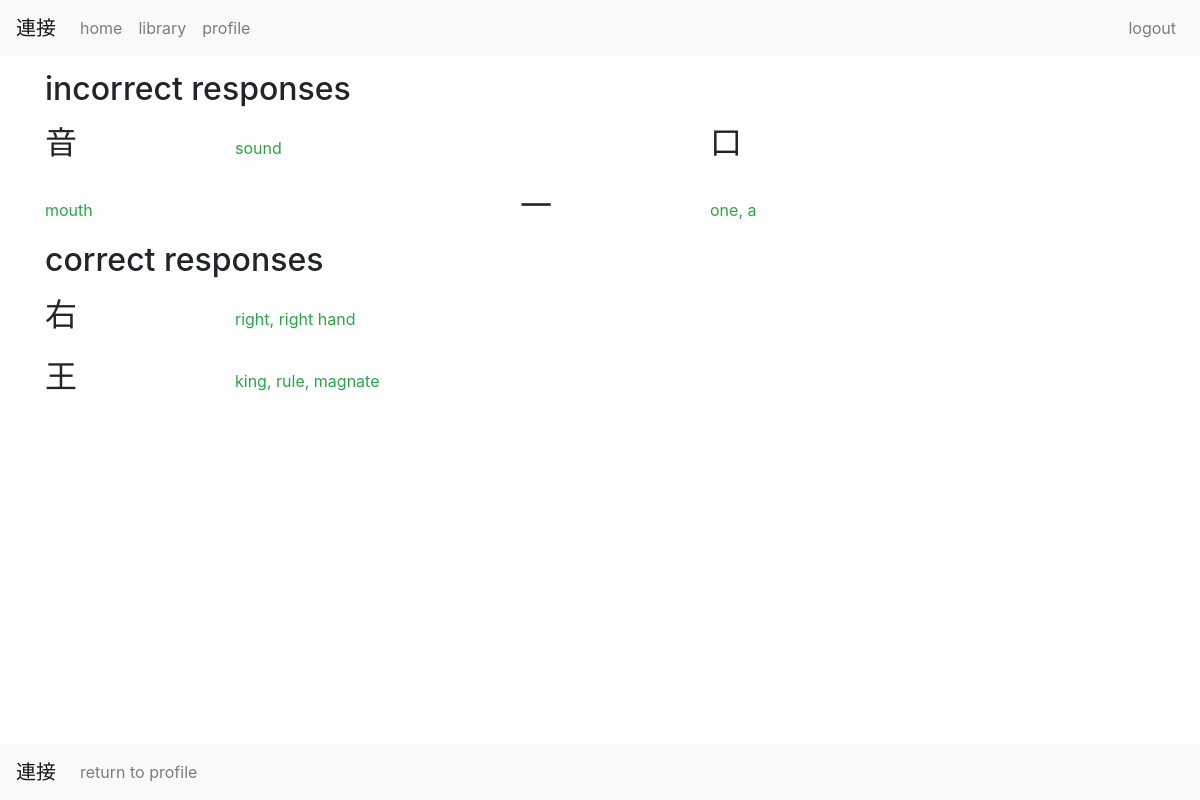
Page /review_overview/95/ (signed in) on the committed database.
### base/models.py (models this page shows, shortened)
class KanjiReviewObject(models.Model):
    kanji       = models.ForeignKey(Kanji, related_name="review_objects", on_delete=models.CASCADE)
    review      = models.ForeignKey(KanjiReview, related_name="review_objects", on_delete=models.CASCADE)
    score       = models.IntegerField(default=0)
    is_complete = models.BooleanField(default=False)
    is_correct  = models.BooleanField(default=False)

class KanjiReviewObjectOption(models.Model):
    review_object     = models.ForeignKey(KanjiReviewObject, related_name="options", on_delete=models.CASCADE, null=True)
    possible_response = models.CharField(max_length=500)
    response_correct  = models.BooleanField(default=False)
    response_chosen   = models.BooleanField(default=False)

### toshokan/models.py (models this page shows)
class Kanji(models.Model):
    character   = models.CharField(max_length=10)
    strokes     = models.IntegerField(default=0)
    grade       = models.IntegerField(default=0)
    jlpt        = models.CharField(max_length=2, default="-")
    on_meaning  = models.CharField(max_length=1000, default="")
    kun_meaning = models.CharField(max_length=1000, default="")
    reading     = models.CharField(max_length=100, default="")
    def __str__(self):
        return self.character

### base/views.py (the view)
# urls.py: path('review_overview/<int:review_id>/', views.review_overview, name='review_overview'),
@login_required
def review_overview(request, review_id):
    review = get_object_or_404(KanjiReview, pk=review_id)
    userprofile = request.user.profile
    if not (review.user.id == userprofile.id):
        return HttpResponseNotFound()
    else:
        review.is_submitted = True
        review.save()
        context = {"review": review}
        return render(request, 'base/review_overview.html', context)

### base/templates/base/review_overview.html (shortened to what this page needs)
{% extends 'base/base.html' %}
{% block content %}
    <nav class="navbar fixed-bottom navbar-light navbar-expand-lg bg-light">
        <a class="navbar-brand" href="{% url 'base:index' %}">連接</a>
        <div class="collapse navbar-collapse" id="navbarNavBottom">
            <ul class="navbar-nav">
                <li class="nav-item">
                    <a class="nav-link" href="{% url 'base:profile' %}">return to profile</a>
                </li>
            </ul>
        </div>
    </nav>
    <div class="row align-items-center">
        <div class="col-sm-12">
            <h2>
                incorrect responses
            </h2>
        </div>
        {% for object in review.review_objects.all %}
            {% if not object.is_correct %}
                <div class="col-sm-2 py-2">
                    <h2>
                        {{ object.kanji }}
                    </h2>
                </div>
                {% for option in object.options.all %}
                    {% if option.response_correct %}
                        <div class="col-sm-5 text-success">
                            {{ option.possible_response }}
                        </div>
                    {% endif %}
                {% endfor %}
            {% endif %}
        {% endfor %}
    </div>
    <div class="row align-items-center">
        <div class="col-sm-12">
            <h2>
                correct responses
            </h2>
        </div>
        {% for object in review.review_objects.all %}
            {% if object.is_correct %}
                <div class="col-sm-2 py-2">
                    <h2>
                        {{ object.kanji }}
                    </h2>
                </div>
                <div class="col-sm-10 text-success">
                {% for option in object.options.all %}
                    {% if option.response_correct %}
                        {{ option.possible_response }}
                    {% endif %}
                {% endfor %}
                </div>
            {% endif %}
        {% endfor %}
    </div>
{% endblock %}

### base/static/base/base.css (style rules this page uses)
body { padding-top: 70px; padding-bottom: 70px; }

### rows in the picture
KanjiReviewObject: kanji "音"
KanjiReviewObjectOption: possible_response "sound"
KanjiReviewObject: kanji "口"
KanjiReviewObjectOption: possible_response "mouth"
KanjiReviewObject: kanji "一"
KanjiReviewObjectOption: possible_response "one, a"
KanjiReviewObject: kanji "右"
KanjiReviewObjectOption: possible_response "right, right hand"
KanjiReviewObject: kanji "王"
KanjiReviewObjectOption: possible_response "king, rule, magnate"
